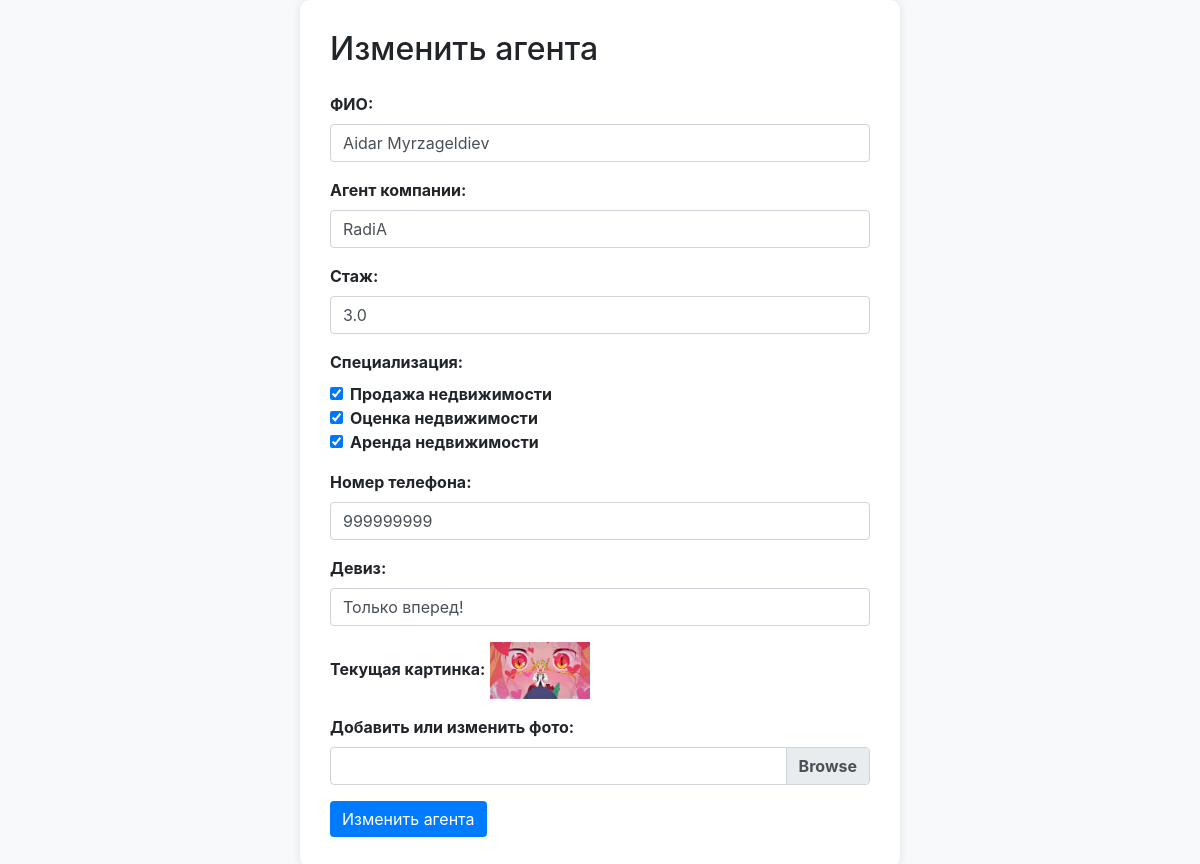
Screenshot of /private/agent/change/1 with the database file from the repository.
### users/models.py (models this page shows, shortened)
class Agent(models.Model):
    full_name = models.CharField(max_length=120)
    phone = models.CharField(max_length=15)
    agency_name = models.CharField(max_length=50, null=True, blank=True)
    experience = models.FloatField(blank=True, default=0)
    rating = models.FloatField(default=0)
    image = models.ImageField(upload_to=get_agent_image_path, null=True, blank=True)
    slogan = models.CharField(max_length=300, default='Нет девиза', blank=True)
    specialization = models.ManyToManyField(to=Specialization, blank=True)

class Specialization(models.Model):
    specialization_name = models.CharField(max_length=50)

### adminus/views.py (the view)
# urls.py: path('agent/change/<int:pk>', views.AdminChangeAgent.as_view(), name='change_agent'),
class AdminChangeAgent(UpdateView):
    model = Agent
    template_name = 'adminus/update_agent.html'
    form_class = AgentForm
    success_url = reverse_lazy('adminus:agents')

### adminus/templates/adminus/update_agent.html (shortened to what this page needs)
<!DOCTYPE html>
<html lang="en">
<head>
    <link rel="stylesheet" href="https://stackpath.bootstrapcdn.com/bootstrap/4.5.2/css/bootstrap.min.css">
</head>
<body>
    <div class="container">
        <h2 class="mb-4">Изменить агента</h2>
        <form method="post" action="{% url 'adminus:change_agent' agent.id %}" enctype="multipart/form-data">
            <div class="form-group">
                <label for="{{ form.full_name.id_for_label }}">ФИО:</label>
                {{ form.full_name }}
            </div>
            <div class="form-group">
                <label for="{{ form.agency_name.id_for_label }}">Агент компании:</label>
                {{ form.agency_name }}
            </div>
            <div class="form-group">
                <label for="{{ form.experience.id_for_label }}">Стаж:</label>
                {{ form.experience }}
            </div>
            <div class="form-group">
                <label>Специализация:</label>
                {% for specialization in form.specialization.field.queryset %}
                    <div class="form-check">
                        <input class="form-check-input" type="checkbox" id="id_specialization_{{ specialization.id }}" name="specialization" value="{{ specialization.id }}"
                            {% if specialization in form.instance.specialization.all %}checked{% endif %}>
                        <label class="form-check-label" for="id_specialization_{{ specialization.id }}">{{ specialization.specialization_name }}</label>
                    </div>
                {% endfor %}
            </div>
            <div class="form-group">
                <label for="{{ form.phone.id_for_label }}">Номер телефона:</label>
                {{ form.phone }}
            </div>
            <div class="form-group">
                <label for="{{ form.slogan.id_for_label }}">Девиз:</label>
                {{ form.slogan }}
            </div>
            <div class="form-group">
                <label for="photo">Текущая картинка:</label>
                <img src="{{ agent.image.url }}" alt="{{ agent.full_name }}" width="100">
            </div>
            <div class="form-group">
                <label for="{{ form.image.id_for_label }}">Добавить или изменить фото:</label>
                <div class="custom-file">
                    <label class="custom-file-label" for="{{ form.image.id_for_label }}" data-content="Файл не выбран"></label>
                </div>
            </div>
            <button type="submit" class="btn btn-submit">Изменить агента</button>
        </form>
    </div>
</body>
</html>

### adminus/templates/adminus/update_agent.html (style rules this page uses)
body { background-color: #f8f9fa; }
.container { max-width: 600px; margin: 0 auto; padding: 30px; background-color: #ffffff; border-radius: 10px; box-shadow: 0px 0px 10px rgba(0, 0, 0, 0.1); }
.form-group label { font-weight: bold; }
.custom-file-label::after { content: "Выберите файл"; }
.btn-submit { background-color: #007bff; color: #ffffff; border: none; }

### rows the page displays
Agent: full_name "Aidar Myrzageldiev", agency_name "RadiA", experience "3.0", phone "999999999", slogan "Только вперед!", image (picture)
Specialization: specialization "☑", specialization_name "Продажа недвижимости"
Specialization: specialization "☑", specialization_name "Оценка недвижимости"
Specialization: specialization "☑", specialization_name "Аренда недвижимости"
